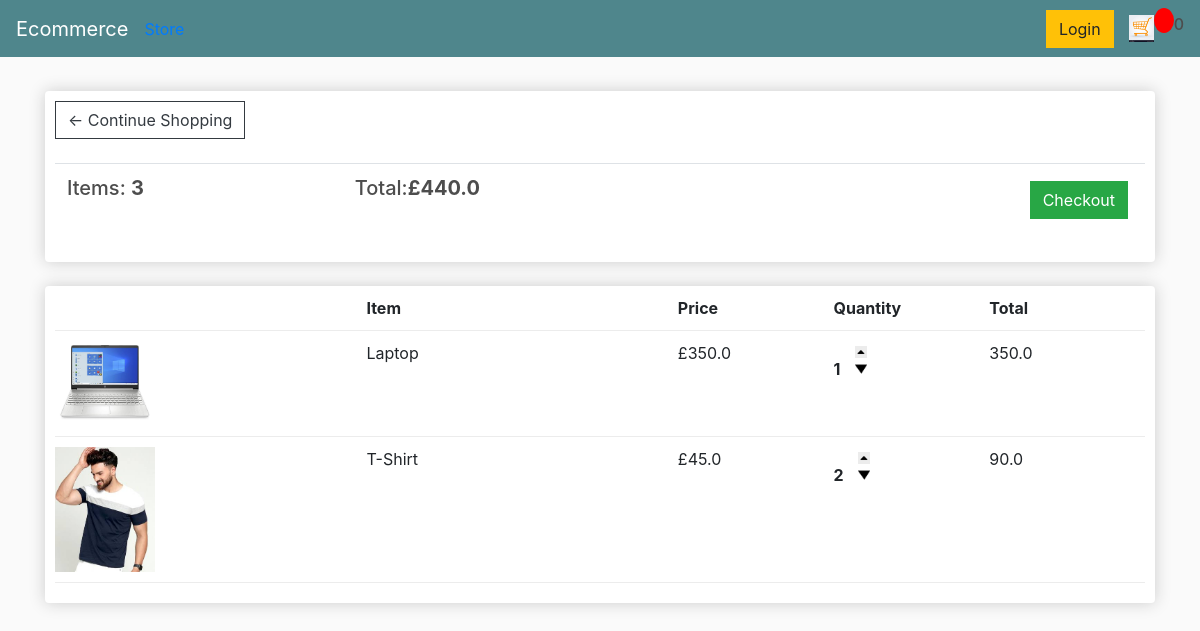
The app's page /cart/ (signed in) with its own data.
### ostore/models.py (models this page shows, shortened)
class Order(models.Model):
	customer=models.ForeignKey(Customer,on_delete=models.SET_NULL,null=True,blank=True)
	date_ordered=models.DateTimeField(auto_now_add=True)
	complete=models.BooleanField(default=False)
	transaction_id=models.CharField(max_length=100,null=True)
	def get_cart_total(self):
		orderitems=self.orderitem_set.all()
		total=sum([item.get_total for item in orderitems])
		return total
	def get_cart_items(self):
		orderitems=self.orderitem_set.all()
		total=sum([item.quantity for item in orderitems])
		return total

class OrderItem(models.Model):
	product=models.ForeignKey(Product,on_delete=models.SET_NULL,null=True,blank=True)
	date_added=models.DateTimeField(auto_now_add=True)
	quantity=models.IntegerField(default=0,null=True,blank=True)
	order=models.ForeignKey(Order,on_delete=models.SET_NULL,blank=True,null=True)
	@property
	def get_total(self):
		total=self.product.price*self.quantity
		return total

class Product(models.Model):
	name=models.CharField(max_length=100)
	price=models.FloatField()
	digital=models.BooleanField(default=False,null=True,blank=True)
	image=models.ImageField(null=True,blank=True)
	@property
	def imageURL(self):
			try:
				url=self.image.url
			except:
				url=' '
			return url

### ostore/views.py (the view)
# urls.py: path('cart/',views.cart),
def cart(request):
	data = cartData(request)
	cartItems = data['cartItems']
	order = data['order']
	items = data['items']
	context={'items':items,'order':order,'cartItems':cartItems}
	return render(request,'cart.html',context)

### ostore/utils.py (called while the page is built)
def cartData(request):
	if request.user.is_authenticated:
		customer = request.user.customer
		order, created = Order.objects.get_or_create(customer=customer, complete=False)
		items = order.orderitem_set.all()
		cartItems = order.get_cart_items
	else:
		cookieData = cookieCart(request)
		cartItems = cookieData['cartItems']
		order = cookieData['order']
		items = cookieData['items']
	return {'cartItems':cartItems ,'order':order, 'items':items}

### ostore/templates/cart.html
  {% extends 'main.html' %}
  {% load static %}
  {% block content %}
<div class="row">
		<div class="col-lg-12">
			<div class="box-element">
				<a  class="btn btn-outline-dark" href="/shop">&#x2190; Continue Shopping</a>
				<br>
				<br>
				<table class="table">
					<tr>
						<th><h5>Items: <strong>{{order.get_cart_items}}</strong></h5></th>
						<th><h5>Total:<strong>£{{order.get_cart_total}}</strong></h5></th>
						<th>
							<a  style="float:right; margin:5px;" class="btn btn-success" href="/checkout">Checkout</a>
						</th>
					</tr>
				</table>
			</div>
			<br>
			<div class="box-element">
				<div class="cart-row">
					<div style="flex:2"></div>
					<div style="flex:2"><strong>Item</strong></div>
					<div style="flex:1"><strong>Price</strong></div>
					<div style="flex:1"><strong>Quantity</strong></div>
					<div style="flex:1"><strong>Total</strong></div>
				</div>
				{% for item in items %}
				<div class="cart-row">
					<div style="flex:2"><img class="row-image" src="{{item.product.imageURL}}"></div>
					<div style="flex:2"><p>{{item.product.name}}</p></div>
					<div style="flex:1"><p>£{{item.product.price}}</p></div>
					<div style="flex:1">
						<p class="quantity">{{item.quantity}}</p>
						<div class="quantity">
							<img data-product="{{item.product.id}}" data-action="add" class="chg-quantity update-cart" src="{% static  'images/arup.jpeg' %}">
							<img data-product="{{item.product.id}}" data-action="remove" class="chg-quantity update-cart" src="{% static  'images/ardown.png' %}">
						</div>
					</div>
					<div style="flex:1"><p>{{item.get_total}}</p></div>
				</div>
				{% endfor %}
			</div>
		</div>
	</div>
 {% endblock content %}

### ostore/static/css/main.css (style rules this page uses)
body { background-color:hsl(0, 0%, 98%); }
h1,h2,h3,h4,h5,h6 { color:hsl(0, 0%, 30%); }
.box-element { box-shadow:hsl(0, 0%, 80%) 0 0 16px; background-color: #fff; border-radius: 4px; padding: 10px; }
.col-lg-4, .col-lg-6, .col-lg-8, .col-lg-12 { margin-top: 10px; }
.btn { border-radius: 0; }
.row-image { width: 100px; }
.cart-row { display: flex; align-items: flex-stretch; padding-bottom: 10px; margin-bottom: 10px; border-bottom: 1px solid #ececec; }
.quantity { display: inline-block; font-weight: 700; padding-right:10px; }
.chg-quantity { width: 12px; cursor: pointer; display: block; margin-top: 5px; transition:.1s; }

### records on screen
Order: get_cart_items "3", get_cart_total "440.0"
OrderItem: product.imageURL (picture), product.name "Laptop", product.price "350.0", quantity "1", get_total "350.0"
OrderItem: product.imageURL (picture), product.name "T-Shirt", product.price "45.0", quantity "2", get_total "90.0"
